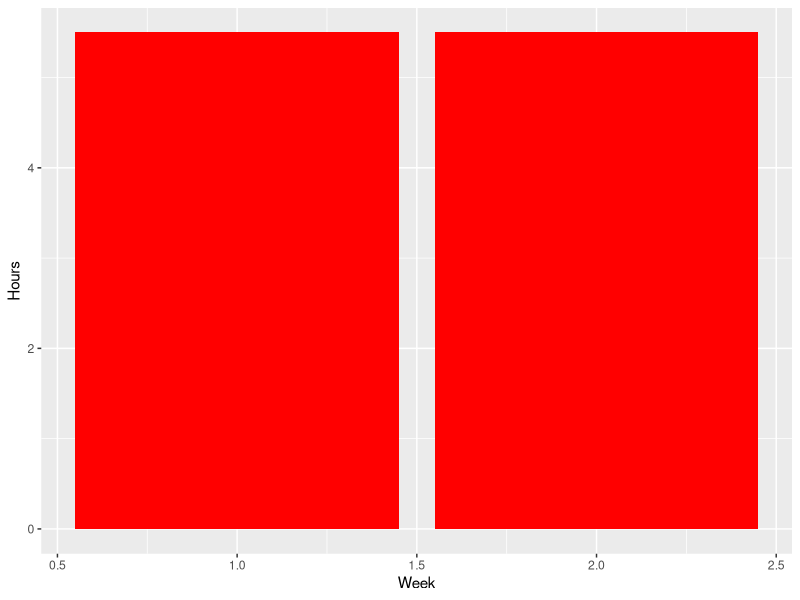
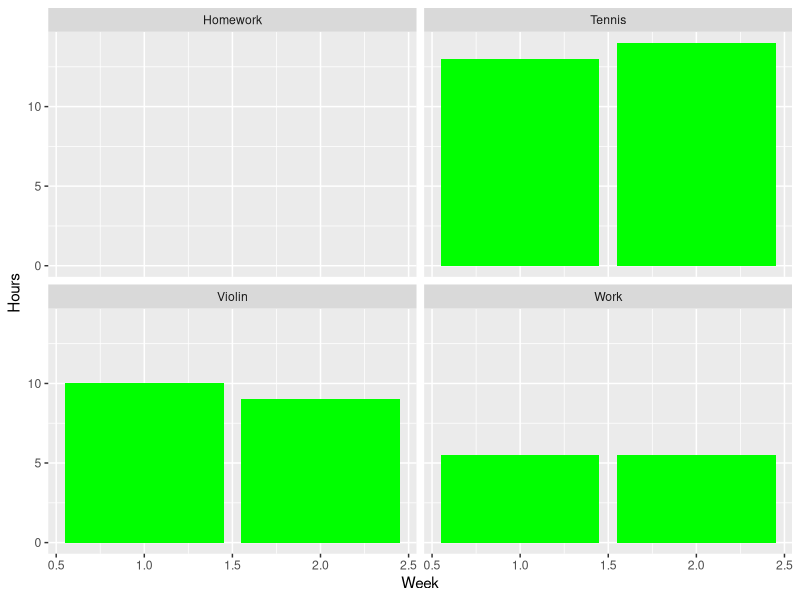
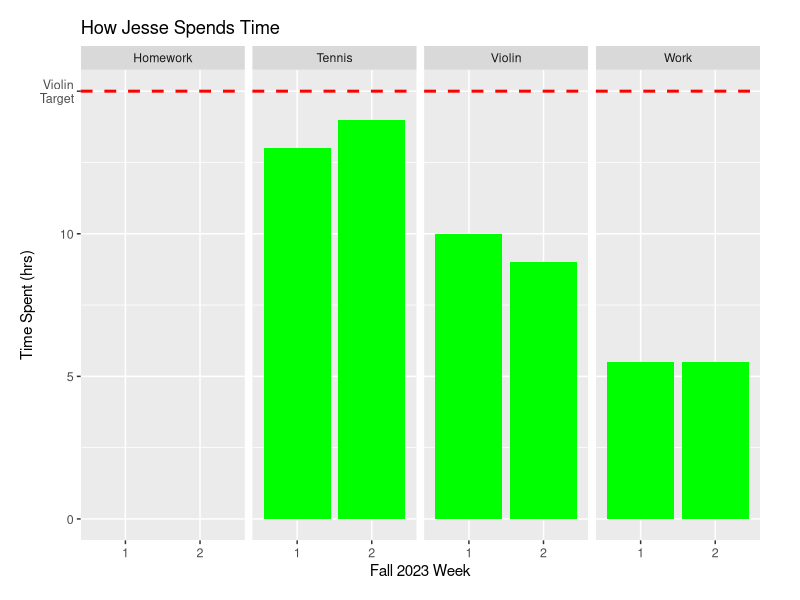

R code for these plots, in order:
library(tidyverse)
JesseTime <- data.frame(Week=c(1,2),Tennis=c(13,14),
                        Violin=c(10,9),Work=c(5.5,5.5),Homework=c(0,0))
JesseTime
g <- ggplot(JesseTime, aes(x=Week,y=Work))
g+geom_bar(stat='identity',fill = "red")+ylab("Hours")
JesseTimeLong <- pivot_longer(JesseTime,cols=-Week,names_to = "measure",
                              values_to = "value")
JesseTimeLong
g <- ggplot(JesseTimeLong, aes(x=Week,y=value))
g+geom_bar(stat='identity',fill = "green")+ylab("Hours")+facet_wrap(~measure)
JesseTime$Week <- factor(JesseTime$Week, levels = JesseTime$Week[order(-JesseTime$Violin)])
JesseTime
JesseTimeLong <- pivot_longer(JesseTime,cols=-Week,names_to = "measure",
                              values_to = "value")
JesseTimeLong
g <- ggplot(JesseTimeLong, aes(x=Week,y=value))
#png(file="JessePlot.png", width=500, height=500)
g+geom_bar(stat='identity',fill = "green")+xlab("Fall 2023 Week")+
  ylab("Time Spent (hrs)")+
  facet_wrap(~measure,ncol=4)+
  scale_y_continuous(breaks = c(0,5,10,15), labels=c("0","5","10","Violin\nTarget"))+
  ggtitle("How Jesse Spends Time")+
  #theme(plot.title = element_text(hjust = 0.5))+
  geom_hline(yintercept=15, linetype="dashed", color = "red", size=1)+
  theme(plot.margin = unit(c(1,2,1,1), "lines"))+
  theme(axis.text=element_text(size=9))
dev.off()
